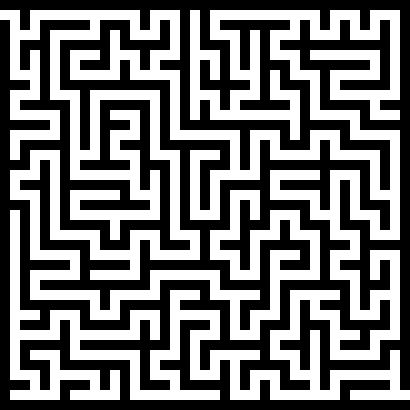
#> input picture inputs/MAZE.png, 410 x 410 px, found by its file name
$ python maze_solver.py
#> lines starting #> are read from the running program, lines starting #| are printed output that depends on the picture; after the words box and inside, x2 and y2 are one past the last pixel; in counts of white or black regions, pixels touching at a corner belong together
#> the answer given: inputs/MAZE.png
#> the answer given: out.png
### Image2Array_CustomLibrary.py

def ConvertImage(ImageName):
#> called with ImageName = './inputs/inputs/MAZE.png'
    from PIL import Image
    import numpy as np

    # Open the maze image and make greyscale, and get its dimensions
    im = Image.open(ImageName).convert('L')
#> im: PIL image 410x410 L; 47.7% white; 1 white region, box (x1, y1, x2, y2) and area: (0, 10, 410, 400) 80100
    im.show()
    w, h = im.size
#> w = 410; h = 410

    # Ensure all black pixels are 0 and all white pixels are 1
    binary = im.point(lambda p: p < 128 and 1)
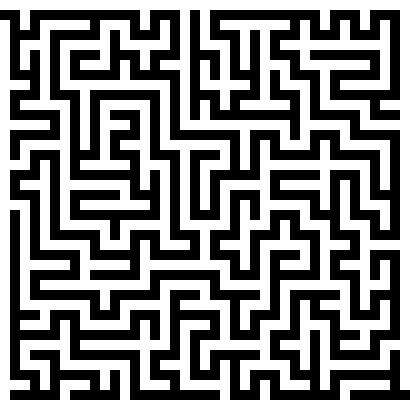
#> binary: PIL image 410x410 L; values 0 (black) and 1 (white), 52.3% white; 1 black region, box (x1, y1, x2, y2) and area: (0, 10, 410, 400) 80100

    # Resize to half its height and width so we can fit on Stack Overflow, get new dimensions
    binary = binary.resize((w//2,h//2),Image.NEAREST)
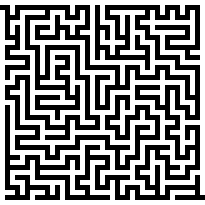
#> binary: PIL image 205x205 L; values 0 (black) and 1 (white), 52.3% white; 1 black region, box (x1, y1, x2, y2) and area: (0, 5, 205, 200) 20025
    w, h = binary.size
#> w = 205; h = 205

    # Convert to Numpy array - because that's how images are best stored and processed in Python
    nim = np.array(binary)

    # Each cell of the maze is represented by 5 numbers. Therefore change scaling FROM (5 number: 1 cell) TO (1 numer: 1 cell)
    # initialize maze matrix
    maze = [[0 for i in range(int(w/5))] for j in range(int(h/5))]

    # go through every 5th number in each row and add it sequencially to the new matrix (maze).
    ri = ci = 0
    r = c = 4

    while ri < h/5:
        ci = 0
        c = 4
        while ci < w/5:
            maze[ri][ci] = nim[r][c]
            # print(maze[ri][ci], end='')            # FOR TESTING PURPOSE PRINT FINAL MAZE MATRIX
            ci += 1
            c += 5
        # print()
        ri += 1
        r += 5
#> after the loop, maze = 41 items; r = 209; ri = 41

    # print("\n\n")

    return [maze,int(h/5),int(w/5)]


"""
    for r in range(4, h, 5):
        for c in range(4, w, 5):
            print(nim[r,c],end='')
        print()

ConvertImage('maze.png')
"""

### maze_solver.py
from Image2Array_CustomLibrary import *
from PIL import Image, ImageDraw

images = []

maze_name = input("Enter Image name with file format (eg. 'maze.png'): ")
output_name = input("Save output as (filename alone): ")
print("PLEAS EGIVE ME SOME TIME....")
maze_loc = './inputs/' + maze_name
a, rows, columns = ConvertImage(maze_loc)
#> a = 41 items; rows = 41; columns = 41
zoom = 20
borders = 5
start = 1,0
end = rows-2,columns-1
#> end = (39, 40)

# print(a,rows, columns)

def make_step(k):
  for i in range(len(m)):
    for j in range(len(m[i])):
      if m[i][j] == k:
        if i>0 and m[i-1][j] == 0 and a[i-1][j] == 0:
          m[i-1][j] = k + 1
        if j>0 and m[i][j-1] == 0 and a[i][j-1] == 0:
          m[i][j-1] = k + 1
        if i<len(m)-1 and m[i+1][j] == 0 and a[i+1][j] == 0:
          m[i+1][j] = k + 1
        if j<len(m[i])-1 and m[i][j+1] == 0 and a[i][j+1] == 0:
           m[i][j+1] = k + 1
"""
def print_m(m):
    for i in range(len(m)):
        for j in range(len(m[i])):
            print( str(m[i][j]).ljust(2),end=' ')
        print()
"""

def draw_matrix(a,m, the_path = []):
    im = Image.new('RGB', (zoom * len(a[0]), zoom * len(a)), (255, 255, 255))
    draw = ImageDraw.Draw(im)
    for i in range(len(a)):
        for j in range(len(a[i])):
            color = (255, 255, 255)
            r = 0
            if a[i][j] == 1:
                color = (0, 0, 0)
            if i == start[0] and j == start[1]:
                color = (0, 255, 0)
                r = borders
            if i == end[0] and j == end[1]:
                color = (0, 255, 0)
                r = borders
            draw.rectangle((j*zoom+r, i*zoom+r, j*zoom+zoom-r-1, i*zoom+zoom-r-1), fill=color)
            if m[i][j] > 0:
                r = borders
                draw.ellipse((j * zoom + r, i * zoom + r, j * zoom + zoom - r - 1, i * zoom + zoom - r - 1),
                               fill=(255,0,0))
    for u in range(len(the_path)-1):
        y = the_path[u][0]*zoom + int(zoom/2)
        x = the_path[u][1]*zoom + int(zoom/2)
        y1 = the_path[u+1][0]*zoom + int(zoom/2)
        x1 = the_path[u+1][1]*zoom + int(zoom/2)
        draw.line((x,y,x1,y1), fill=(255, 0,0), width=5)
    draw.rectangle((0, 0, zoom * len(a[0]), zoom * len(a)), outline=(0,255,0), width=2)
    images.append(im)


m = []
for i in range(rows):
    m.append([])
    for j in range(columns):
        m[-1].append(0)
i,j = start
m[i][j] = 1

k = 0
while m[end[0]][end[1]] == 0:
    k += 1
    make_step(k)
    draw_matrix(a, m)
#> after the loop, k = 174


i, j = end
#> i = 39; j = 40
k = m[i][j]
#> k = 175
the_path = [(i,j)]
#> the_path = [(39, 40)]
while k > 1:
  if i > 0 and m[i - 1][j] == k-1:
    i, j = i-1, j
    the_path.append((i, j))
    k-=1
  elif j > 0 and m[i][j - 1] == k-1:
    i, j = i, j-1
    the_path.append((i, j))
    k-=1
  elif i < len(m) - 1 and m[i + 1][j] == k-1:
    i, j = i+1, j
    the_path.append((i, j))
    k-=1
  elif j < len(m[i]) - 1 and m[i][j + 1] == k-1:
    i, j = i, j+1
    the_path.append((i, j))
    k -= 1
  draw_matrix(a, m, the_path)
#> this loop made 174 passes
#> (i, j, k) on passes 1 to 12: (39, 39, 174), (38, 39, 173), (37, 39, 172), (37, 38, 171), (37, 37, 170), (37, 36, 169), (37, 35, 168), (37, 34, 167), (37, 33, 166), (38, 33, 165), (39, 33, 164), (39, 32, 163)
#> (i, j) on pass 100: (15, 36)
#> after the loop, i = 1; j = 0; k = 1; the_path = 175 pairs, first value 1 to 39, second value 0 to 40

for i in range(10):
    if i % 2 == 0:
        draw_matrix(a, m, the_path)
    else:
        draw_matrix(a, m)

#print_m(m)
#print(the_path)

saveas = './outputs/' + output_name +'.gif'
images[0].save(saveas,
               save_all=True, append_images=images[1:],
               optimize=False, duration=1, loop=0)
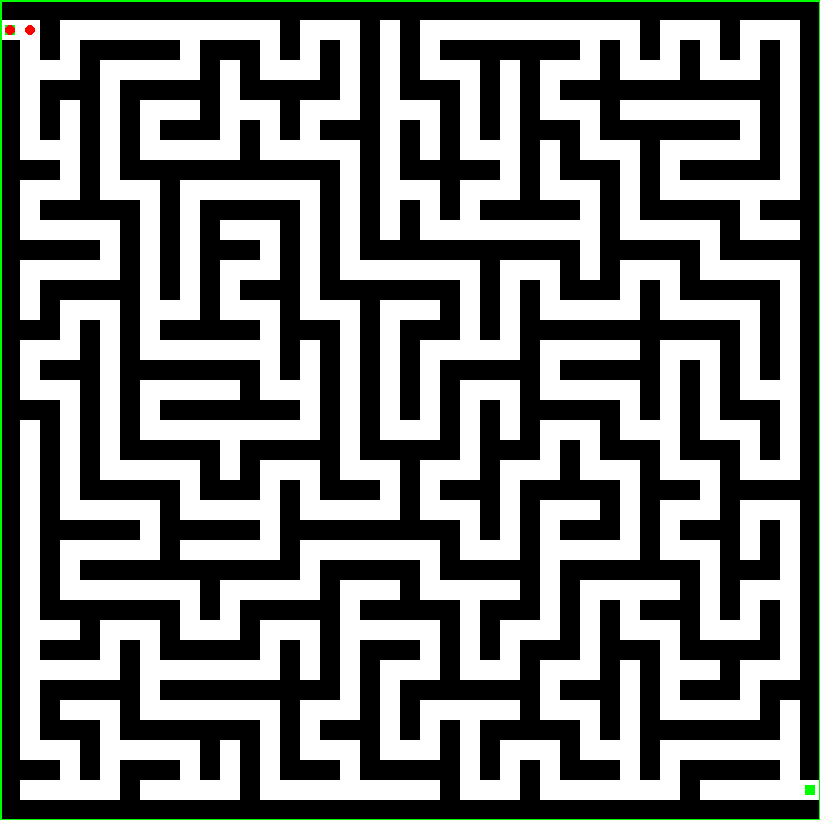
#> saved as out.png.gif: PIL image 820x820 RGB; mean R, G, B 121.4, 123.3, 121.4

print("Output generated. Close program and check working directory.")
